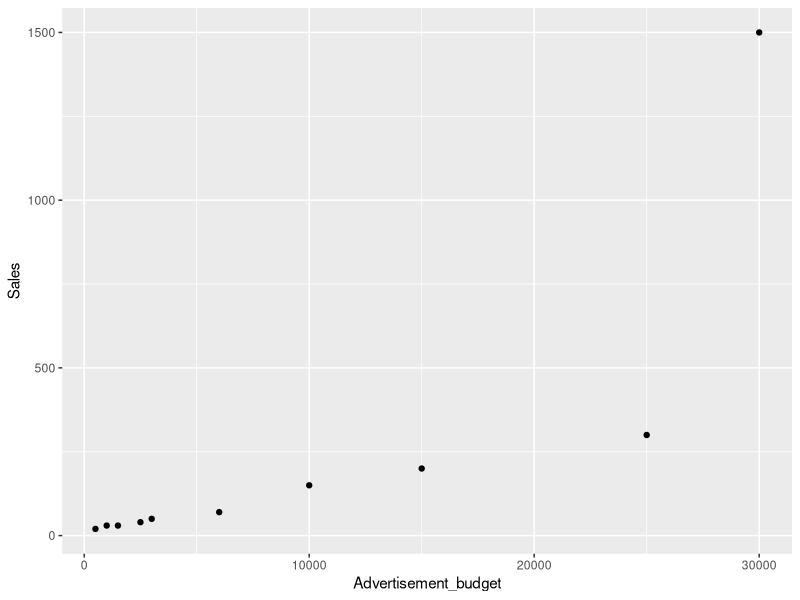
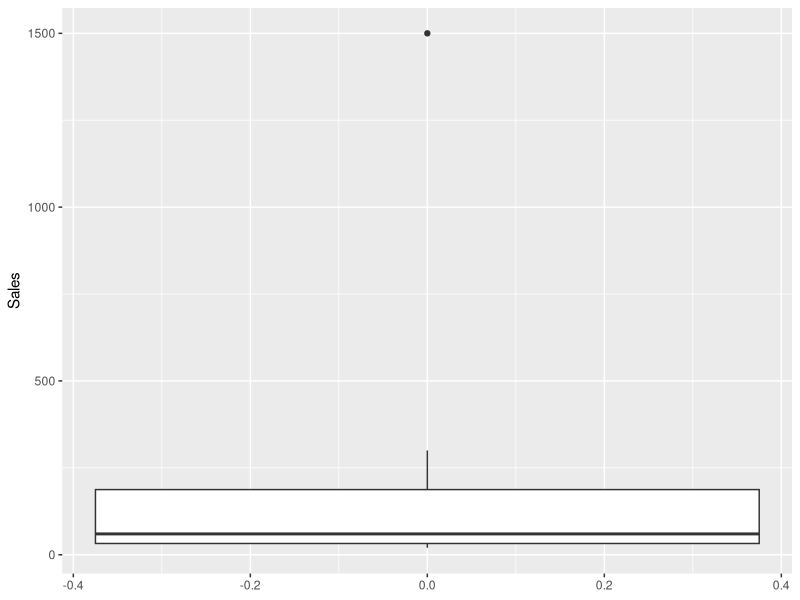

Write R code to recreate these figures, in order. (Note: this script raises an error after producing the figures.)
## ---- chunk 1
knitr::opts_chunk$set(echo = TRUE)
## ---- chunk 2
#Lets look at a simple dataset. Load the sales dataset from your data folder and save it under the name 'budget'.

library(tidyverse)
budget<- read.csv("./data/sales.csv")
budget

## ---- chunk 3
#Lets look at the relationship between Advertisement budget and Sales.

ggplot(data = budget, mapping = aes(x=Advertisement_budget, y= Sales))+geom_point()



## ---- chunk 4
#Check for outliers[univariate]


ggplot(data=budget, aes(y=Sales))+geom_boxplot()



#install.packagaes(rstatix)
library(rstatix)
identify_outliers(data = budget, variable = "Sales")

is_outlier(budget$Sales)
is_extreme(budget$Sales)


## ---- chunk 5
#Remove outliers[Sales] from your dataset

budget<- budget %>% filter(is_outlier(Sales)==F)

budget
ggplot(sales, aes(Sales))+geom_boxplot()

is_outlier(budget$Sales)
is_extreme(budget$Sales)
## ---- chunk 6
#install.packages("MASS")
library(MASS)

#Linear model for predicting values of Sales based on Advertisement_budget.

model1<- lm(Sales~Advertisement_budget, data=budget)


summary(model1)


## ---- chunk 7
#Graph of linear model.

ggplot(data=sales, aes(x=Advertisement_budget, y= Sales))+
  
  geom_point()+
  
  geom_smooth(method='lm', se=F)
## ---- chunk 8

#prediction of new sets of values
New_ad_budget<- data.frame(Advertisement_budget= c(100, 1000, 10000, 100000))

predict.lm(model1, New_ad_budget)



## ---- chunk 9

#Graph of linear model with details:

Rsq<- summary(model1)$r.squared
Rsq<- round(Rsq, digits=4)
Rsq

slope=summary(model1)$coef[[1]]
slope= round(slope, digits = 4)
slope


coefficient<-summary(model1)$coef[[2]]
coefficient<- round(coefficient, digits = 4)
coefficient


## ---- chunk 10
#Graph of linear model with details:

ggplot(data=sales, aes(x=Advertisement_budget, y= Sales))+
  
  geom_point()+
  
  geom_smooth(method='lm', se=F)+
  
  annotate('text',
           label= paste('R sq:', Rsq),
           x=2500,
           y= 302, size=4, color='red')+
  
  annotate('text', label= paste('y=', 'x*', slope, "+", coefficient),
           x=5500,
           y= 250, size=4, color='red')



